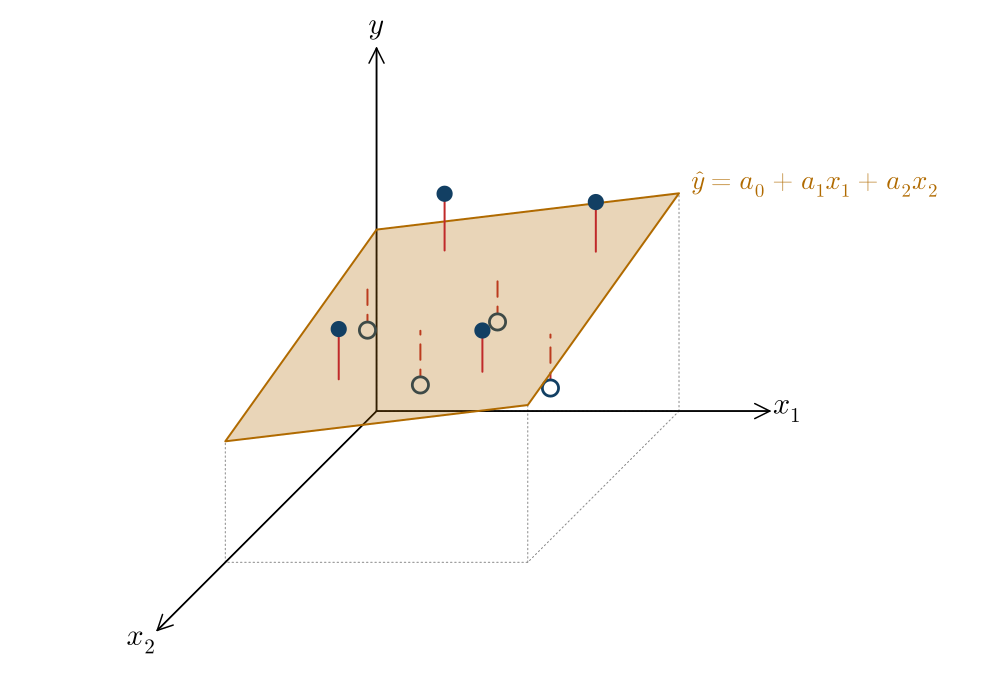

The Julia source for this figure:
# Renders multiple-linear-regression.png: data with two inputs (x_1, x_2), the
# least-squares plane ŷ = a_0 + a_1 x_1 + a_2 x_2, and the residuals. Points
# above the plane are filled; points below it are open with dashed residuals.
#
#   julia multiple-linear-regression.jl     (needs Plots and LaTeXStrings in the default environment)
#
# The 3D scene is drawn by hand with an oblique projection so the drawing order
# (below the plane, the plane, above the plane) is under our control.

using Plots, LaTeXStrings, LinearAlgebra

x1 = [0.30, 0.85, 0.75, 0.25, 0.55, 0.42, 0.90, 0.12]
x2 = [0.15, 0.25, 0.80, 0.75, 0.30, 0.55, 0.65, 0.30]
Z = [ones(length(x1)) x1 x2]

# Residuals are chosen by hand, then projected so they are orthogonal to the
# columns of Z. The least-squares fit then recovers the plane below exactly.
r = [0.18, 0.20, 0.16, 0.15, -0.15, -0.18, -0.14, -0.16]
r -= Z * (Z \ r)
y = Z * [0.60, 0.12, -0.20] + r

a = Z \ y                                   # least-squares coefficients (a_0, a_1, a_2)
plane(u, v) = a[1] + a[2] * u + a[3] * v
yhat = plane.(x1, x2)

k = 0.5                                     # oblique projection: x_2 points toward the viewer, down and to the left
px(u, v, w) = u - k * v
py(u, v, w) = w - k * v
P(pts) = (px.(first.(pts), getindex.(pts, 2), last.(pts)), py.(first.(pts), getindex.(pts, 2), last.(pts)))

blue, red, amb, grey = "#123f63", "#c02a2a", "#b06a00", "#888888"
fig = plot(; size=(1000, 700), legend=false, framestyle=:none, aspect_ratio=:equal,
           xlims=(-0.9, 1.85), ylims=(-0.85, 1.32))

# floor rectangle and the walls dropping from the plane's corners
corners = [(0.0, 0.0), (1.0, 0.0), (1.0, 1.0), (0.0, 1.0)]
plot!(fig, P([(u, v, 0.0) for (u, v) in [corners; corners[1]]])...; color=grey, lw=1, ls=:dot)
for (u, v) in corners
    plot!(fig, P([(u, v, 0.0), (u, v, plane(u, v))])...; color=grey, lw=1, ls=:dot)
end

# axes
for (tip, lbl, off) in [((1.3, 0.0, 0.0), L"x_1", (0.06, 0.0)), ((0.0, 1.45, 0.0), L"x_2", (-0.05, -0.04)),
                        ((0.0, 0.0, 1.2), L"y", (0.0, 0.06))]
    xs, ys = P([(0.0, 0.0, 0.0), tip])
    plot!(fig, xs, ys; color=:black, lw=1.5, arrow=true)
    annotate!(fig, xs[2] + off[1], ys[2] + off[2], text(lbl, 20))
end

below = findall(y .< yhat); above = findall(y .>= yhat)
seg(i) = P([(x1[i], x2[i], y[i]), (x1[i], x2[i], yhat[i])])
pt(i) = P([(x1[i], x2[i], y[i])])

# points below the plane, seen through it
for i in below
    plot!(fig, seg(i)...; color=red, lw=2, ls=:dash)
    scatter!(fig, pt(i)...; ms=9, color=:white, msc=blue, msw=2)
end

# the fitted plane
plot!(fig, P([(u, v, plane(u, v)) for (u, v) in [corners; corners[1]]])...;
      seriestype=:shape, fillcolor=amb, fillalpha=0.28, linecolor=amb, lw=2)

# points above the plane
for i in above
    plot!(fig, seg(i)...; color=red, lw=2)
    scatter!(fig, pt(i)...; ms=9, color=blue, msw=0)
end

annotate!(fig, px(1.0, 0.0, plane(1.0, 0.0)) + 0.04, py(1.0, 0.0, plane(1.0, 0.0)) + 0.03,
          text(L"\hat{y} = a_0 + a_1 x_1 + a_2 x_2", 18, amb, :left))

savefig(fig, joinpath(@__DIR__, "multiple-linear-regression.png"))
println("a = ", round.(a; digits=3), ";  above: ", length(above), ", below: ", length(below))
